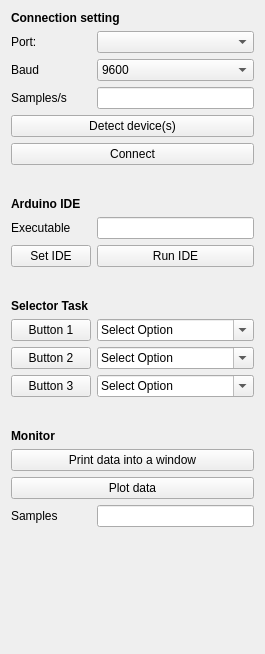
<?xml version="1.0" encoding="UTF-8"?>
<ui version="4.0">
 <class>ArduinoConnect</class>
 <widget class="QWidget" name="ArduinoConnect">
  <property name="geometry">
   <rect>
    <x>0</x>
    <y>0</y>
    <width>265</width>
    <height>654</height>
   </rect>
  </property>
  <layout class="QFormLayout" name="formLayout">
   <item row="0" column="0" colspan="2">
    <widget class="QLabel" name="connectionLabel">
     <property name="font">
      <font>
       <weight>75</weight>
       <bold>true</bold>
      </font>
     </property>
     <property name="text">
      <string>Connection setting</string>
     </property>
    </widget>
   </item>
   <item row="1" column="0">
    <widget class="QLabel" name="portLabel">
     <property name="text">
      <string>Port:</string>
     </property>
    </widget>
   </item>
   <item row="1" column="1">
    <widget class="QComboBox" name="portSelectorComboBox"/>
   </item>
   <item row="2" column="0">
    <widget class="QLabel" name="baudLabel">
     <property name="text">
      <string>Baud</string>
     </property>
    </widget>
   </item>
   <item row="2" column="1">
    <widget class="QComboBox" name="baudSelectorComboBox">
     <item>
      <property name="text">
       <string>9600</string>
      </property>
     </item>
     <item>
      <property name="text">
       <string>4800</string>
      </property>
     </item>
    </widget>
   </item>
   <item row="3" column="0">
    <widget class="QLabel" name="labelSamplesPerSecond">
     <property name="text">
      <string>Samples/s</string>
     </property>
    </widget>
   </item>
   <item row="3" column="1">
    <widget class="QLineEdit" name="samplesPerSecondText">
     <property name="alignment">
      <set>Qt::AlignRight|Qt::AlignTrailing|Qt::AlignVCenter</set>
     </property>
    </widget>
   </item>
   <item row="6" column="0" colspan="2">
    <widget class="QPushButton" name="detectDevice">
     <property name="toolTip">
      <string>Detect the device connected</string>
     </property>
     <property name="autoFillBackground">
      <bool>false</bool>
     </property>
     <property name="styleSheet">
      <string notr="true">background-color: grergb(241, 241, 241)y;</string>
     </property>
     <property name="text">
      <string>Detect device(s)</string>
     </property>
     <property name="checkable">
      <bool>false</bool>
     </property>
    </widget>
   </item>
   <item row="7" column="0" colspan="2">
    <widget class="QPushButton" name="connectButton">
     <property name="toolTip">
      <string>Run the algorithm.</string>
     </property>
     <property name="styleSheet">
      <string notr="true">background-color: grergb(241, 241, 241)y;</string>
     </property>
     <property name="text">
      <string>Connect</string>
     </property>
     <property name="checkable">
      <bool>true</bool>
     </property>
    </widget>
   </item>
   <item row="8" column="0" colspan="2">
    <spacer name="horizontalSpacer">
     <property name="orientation">
      <enum>Qt::Horizontal</enum>
     </property>
     <property name="sizeHint" stdset="0">
      <size>
       <width>40</width>
       <height>20</height>
      </size>
     </property>
    </spacer>
   </item>
   <item row="9" column="0" colspan="2">
    <widget class="QLabel" name="IDELabel">
     <property name="font">
      <font>
       <weight>75</weight>
       <bold>true</bold>
      </font>
     </property>
     <property name="text">
      <string>Arduino IDE</string>
     </property>
    </widget>
   </item>
   <item row="10" column="0">
    <widget class="QLabel" name="IDEExeLabel">
     <property name="text">
      <string>Executable</string>
     </property>
    </widget>
   </item>
   <item row="10" column="1">
    <widget class="QLineEdit" name="IDEPathText">
     <property name="readOnly">
      <bool>true</bool>
     </property>
    </widget>
   </item>
   <item row="13" column="0">
    <widget class="QPushButton" name="setIDEButton">
     <property name="text">
      <string>Set IDE</string>
     </property>
    </widget>
   </item>
   <item row="13" column="1">
    <widget class="QPushButton" name="runIDEButton">
     <property name="text">
      <string>Run IDE</string>
     </property>
    </widget>
   </item>
   <item row="14" column="0" colspan="2">
    <spacer name="horizontalSpacer2">
     <property name="orientation">
      <enum>Qt::Horizontal</enum>
     </property>
     <property name="sizeHint" stdset="0">
      <size>
       <width>40</width>
       <height>20</height>
      </size>
     </property>
    </spacer>
   </item>
   <item row="15" column="0">
    <widget class="QLabel" name="senderLabel">
     <property name="font">
      <font>
       <weight>75</weight>
       <bold>true</bold>
      </font>
     </property>
     <property name="text">
      <string>Selector Task</string>
     </property>
    </widget>
   </item>
   <item row="16" column="0">
    <widget class="QPushButton" name="SetButton1">
     <property name="text">
      <string>Button 1</string>
     </property>
     <property name="checkable">
      <bool>false</bool>
     </property>
     <property name="checked">
      <bool>false</bool>
     </property>
     <property name="autoRepeat">
      <bool>false</bool>
     </property>
     <property name="autoExclusive">
      <bool>false</bool>
     </property>
    </widget>
   </item>
   <item row="16" column="1">
    <widget class="QComboBox" name="button1_Choice">
     <property name="editable">
      <bool>true</bool>
     </property>
     <item>
      <property name="text">
       <string>Select Option</string>
      </property>
     </item>
     <item>
      <property name="text">
       <string>Change Viewer</string>
      </property>
     </item>
    </widget>
   </item>
   <item row="17" column="0">
    <widget class="QPushButton" name="SetButton2">
     <property name="text">
      <string>Button 2</string>
     </property>
    </widget>
   </item>
   <item row="17" column="1">
    <widget class="QComboBox" name="button2_Choice">
     <property name="editable">
      <bool>true</bool>
     </property>
     <item>
      <property name="text">
       <string>Select Option</string>
      </property>
     </item>
     <item>
      <property name="text">
       <string>Change Viewer</string>
      </property>
     </item>
    </widget>
   </item>
   <item row="18" column="0">
    <widget class="QPushButton" name="SetButton3">
     <property name="text">
      <string>Button 3</string>
     </property>
    </widget>
   </item>
   <item row="18" column="1">
    <widget class="QComboBox" name="button3_Choice">
     <property name="enabled">
      <bool>true</bool>
     </property>
     <property name="editable">
      <bool>true</bool>
     </property>
     <item>
      <property name="text">
       <string>Select Option</string>
      </property>
     </item>
     <item>
      <property name="text">
       <string>Change Viewer</string>
      </property>
     </item>
    </widget>
   </item>
   <item row="19" column="0" colspan="2">
    <spacer name="horizontalSpacer_2">
     <property name="orientation">
      <enum>Qt::Horizontal</enum>
     </property>
     <property name="sizeHint" stdset="0">
      <size>
       <width>40</width>
       <height>20</height>
      </size>
     </property>
    </spacer>
   </item>
   <item row="21" column="0">
    <widget class="QLabel" name="label">
     <property name="font">
      <font>
       <weight>75</weight>
       <bold>true</bold>
      </font>
     </property>
     <property name="text">
      <string>Monitor</string>
     </property>
    </widget>
   </item>
   <item row="22" column="0" colspan="2">
    <widget class="QPushButton" name="monitorButton">
     <property name="text">
      <string>Print data into a window</string>
     </property>
    </widget>
   </item>
   <item row="23" column="0" colspan="2">
    <widget class="QPushButton" name="plotterButton">
     <property name="text">
      <string>Plot data</string>
     </property>
     <property name="checkable">
      <bool>true</bool>
     </property>
    </widget>
   </item>
   <item row="24" column="0">
    <widget class="QLabel" name="labelSamples">
     <property name="text">
      <string>Samples</string>
     </property>
    </widget>
   </item>
   <item row="24" column="1">
    <widget class="QLineEdit" name="samplesToPlotText">
     <property name="layoutDirection">
      <enum>Qt::LeftToRight</enum>
     </property>
     <property name="text">
      <string/>
     </property>
     <property name="alignment">
      <set>Qt::AlignRight|Qt::AlignTrailing|Qt::AlignVCenter</set>
     </property>
    </widget>
   </item>
  </layout>
 </widget>
 <resources/>
 <connections/>
</ui>
